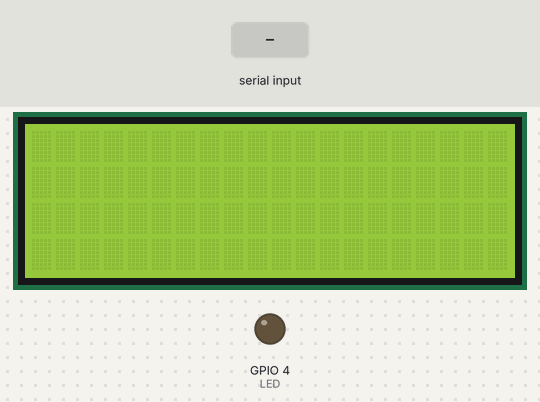
A sketch run on a simulated ESP32. Shown: 20×4 character LCD, output pins drawn as LEDs (lit = HIGH). The inputs (shaded band) are chosen by the test bench. WiFi joins after 1.5 s; servers stay silent unless stated; what the sketch prints to the serial monitor is not drawn.

Above: at 2.7 s.
2.8 s: "1" received over Serial
5.1 s: "0" received over Serial
At 6.3 s:
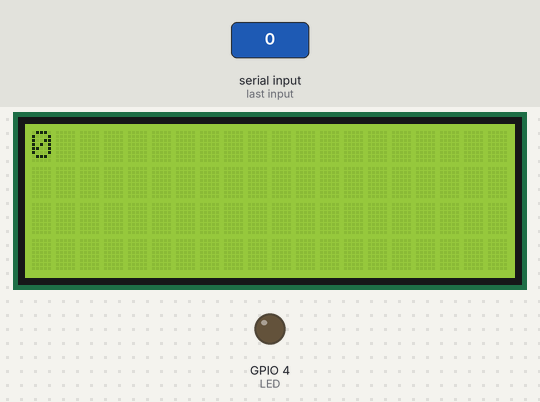
7.2 s: "2" received over Serial
Timing chart, 0 to 10.2 s (numbered marks = the images above; inputs shaded):
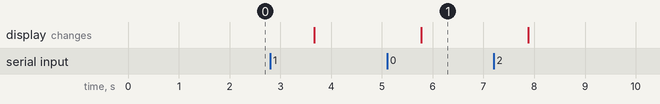

The sketch:

wifi.ino
```cpp
#include <Wire.h>
#include <LiquidCrystal_I2C.h>
#include <SPI.h>
#include <WiFi.h>


#define LED D3 // Led in NodeMCU at pin GPIO16 (D0).
LiquidCrystal_I2C lcd(0x27,20,4);  // set the LCD address to 0x27 for a 16 chars and 2 line display
//SSID of your network
char ssid[] = "Eval";
//password of your WPA Network
char pass[] = "one1";
void setup()
{
  lcd.init();                      // initialize the lcd
  lcd.backlight();
  Serial.begin(115200);
  pinMode(LED, OUTPUT); // set the digital pin as output.

  Serial.println("ESP8266 WiFi Signal Strength Checker");

//  // Set WiFi to station mode and disconnect from an AP if it was previously connected
//  WIFI_MODE_STA;
//  WiFi.disconnect();
//  delay(10);

  WiFi.begin(ssid, pass);
  Serial.print("Connecting...");

  while (WiFi.status() != WL_CONNECTED) {
    delay(500);
    Serial.print(".");
    Serial.print("\nConnected to: ");
    Serial.println(ssid);
    Serial.print("IP address: ");
    Serial.println(WiFi.localIP());
    Serial.println("");}
}


void loop() {
  // print the received signal strength:
  long rssi = WiFi.RSSI();
  Serial.print("RSSI: ");
  Serial.println(rssi);
  delay(1000);

  // when characters arrive over the serial port...
  if (Serial.available()) {
    // wait a bit for the entire message to arrive
    delay(100);
    // clear the screen
    lcd.clear();
    // read all the available characters
    while (Serial.available() > 0) {
      // display each character to the LCD
      lcd.write(Serial.read());
    }
  }
}
```

Measured:
- after the input at 5.1 s, the display: changes after 0.68 s (image 1)
